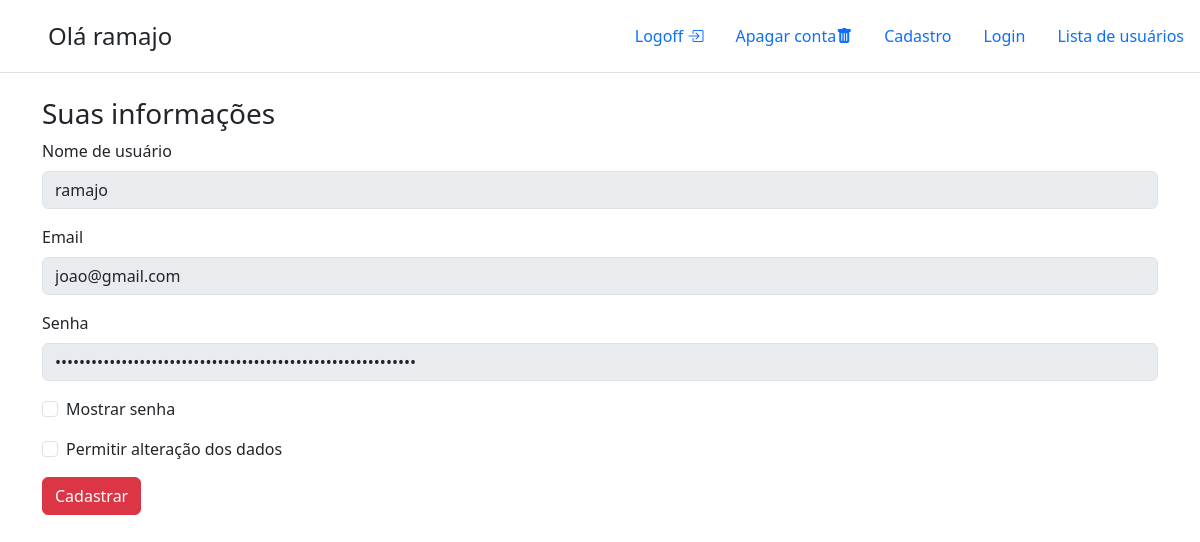
The page /src/views/perfil.php (signed in) on the database its author committed.
### tables this page shows
CREATE TABLE user(
    id INTEGER PRIMARY KEY AUTOINCREMENT,
    nome TEXT NOT NULL, 
    email TEXT NOT NULL UNIQUE,
    senha TEXT NOT NULL
);

### src/classes/rdg/UserGateway.php (called while the page is built, shortened)
<?php
class UserGateway
{
    private static $conn;
    private $data;
    public function __set($prop, $value)
    {
        $this->data[$prop] = $value;
    }
    public function __get($prop)
    {
        return $this->data[$prop];
    }
    public static function setConnection(PDO $conn)
    {
        self::$conn = $conn;
    }
    public static function find($id)
    {
        $sql = "SELECT * FROM user WHERE id = '$id'";
        $result = self::$conn->query($sql);
        return $result->fetchObject(__CLASS__);
    }
}

### src/views/perfil.php (the view, shortened to what this page needs)
<!doctype html>
<html lang="pt-BR">
<head>
    <link href="https://cdn.jsdelivr.net/npm/bootstrap@5.3.5/dist/css/bootstrap.min.css" rel="stylesheet">
    <link rel="stylesheet" href="https://cdn.jsdelivr.net/npm/bootstrap-icons@1.11.1/font/bootstrap-icons.css">
</head>
<?php
require_once '../classes/rdg/UserGateway.php';
if (!empty($_SESSION['id'])) {
    $user = UserGateway::find($_SESSION['id']);
} else {
    header('Location:./index.php');
}
?>
<body>
    <header class="d-flex flex-wrap justify-content-center py-3 mb-4 border-bottom">
        <a href="./index.php" class="d-flex align-items-center mb-3 mb-md-0 me-md-auto text-dark text-decoration-none">
            <svg class="bi me-2" width="40" height="32">
                <use xlink:href="#bootstrap" />
            </svg>
            <?php
            if (isset($_SESSION['id'])) {
                echo "<span class='fs-4'>Olá " . $user->nome  . "</span>";
            } else {
                echo "<span class='fs-4'>Faça login para ver suas informações</span";
            }
            ?>
        </a>
        <ul class="nav nav-pills">
            <?php
            if (isset($_SESSION['id'])) {
                echo "
                    <li class='nav-item'>
                        <a href='../services/processar_logout.php' class='nav-link'>
                            Logoff <i class='bi bi-box-arrow-in-right'></i>
                        </a>
                    </li>
                    <li class='nav-item'>
                        <a href='./login.php' class='nav-link'>
                            Apagar conta<i class='bi bi-trash-fill'></i>
                        </a>
                    </li>";
            }
            ?>
            <li class="nav-item">
                <a href="./index.php" class="nav-link">
                    Cadastro
                </a>
            </li>
            <li class="nav-item">
                <a href="./login.php" class="nav-link">
                    Login
                </a>
            </li>
            <li class="nav-item">
                <a href="./lista.php" class="nav-link">
                    Lista de usuários
                </a>
            </li>
        </ul>
    </header>
    <form class="container" method="POST" action="../services/processar_update.php">
        <h1 class="fs-3">Suas informações</h1>
        <div class="mb-3">
            <label for="exampleInputEmail1" class="form-label">Nome de usuário</label>
            <input
                type="text"
                class="form-control"
                id="nome_usuario"
                name="nome_usuario"
                value="<?php echo $user->nome ?>" ;>
        </div>
        <div class="mb-3">
            <label for="exampleInputEmail1" class="form-label">Email</label>
            <input
                type="text"
                class="form-control"
                id="email"
                name="email"
                value="<?php echo $user->email ?>" ;>
        </div>
        <div class="mb-3">
            <label for="senha" class="form-label">Senha</label>
            <input
                type="password"
                class="form-control disabled    "
                id="senha"
                name="senha"
                readonly
                value="<?php echo $user->senha ?>" ;>
        </div>
        <div class="mb-3 form-check">
            <input type="checkbox" class="form-check-input" id="show">
            <label class="form-check-label" for="show">Mostrar senha</label>
        </div>
        <div class="mb-3 form-check">
            <input type="checkbox" class="form-check-input" id="alterData">
            <label class="form-check-label" for="alterData">Permitir alteração dos dados</label>
        </div>
        <button type="submit" class="btn btn-danger" id="btnSubmit">Cadastrar</button>
    </form>
</body>
</html>

### rows shown on the page
user: nome "ramajo", nome_usuario "ramajo", email "joao@gmail.com"
